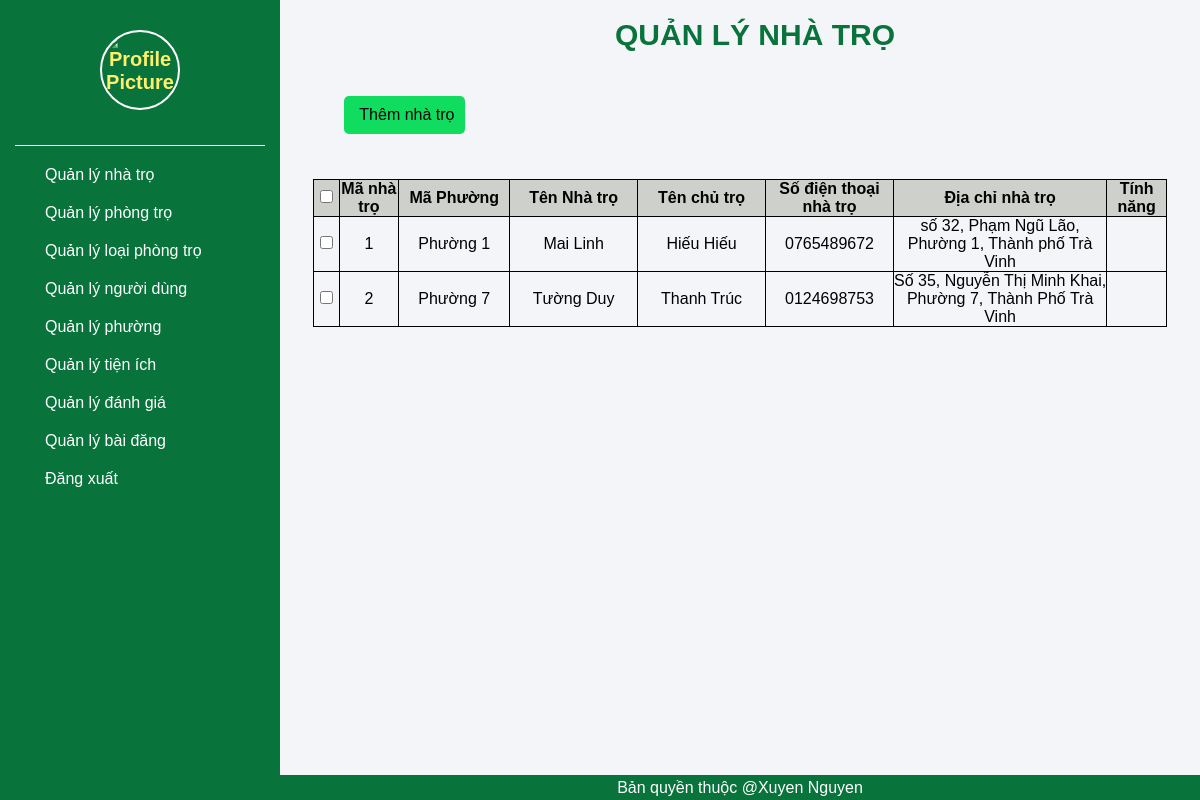
The app's page /scr/qlnhatro.php (signed in) with its own data.
### tables this page shows
CREATE TABLE `nhatro` (
  `mant` int(11) NOT NULL,
  `maphuong` int(11) NOT NULL,
  `tennt` varchar(50) NOT NULL,
  `tenchutro` varchar(30) NOT NULL,
  `sdtnt` varchar(10) NOT NULL,
  `diachint` varchar(100) NOT NULL
);

CREATE TABLE `phuong` (
  `maphuong` int(11) NOT NULL,
  `tenphuong` varchar(30) NOT NULL
);

### scr/qlnhatro.php (the view, shortened to what this page needs)
<?php
include("header_admin.php");
?>
<div>
    <div class="top-center">
        <p> QUẢN LÝ NHÀ TRỌ</p>
    </div>
    <div class="table-center">
        <div class="btn-center">
            <div class="btn-center-bt">
                <a href="them_nhatro.php" class="button button-them">
                    <p>Thêm nhà trọ</p>
                </a>
            </div>
        </div>
        <div class="table">
            <table width="100%" class="table-content">
                <tr style="background-color:#CDD0CB; font-weight:600;">
                    <td width="3%"><input type="checkbox"></td>
                    <td width="7%">Mã nhà trọ</td>
                    <td width="13%">Mã Phường</td>
                    <td width="15%">Tên Nhà trọ</td>
                    <td width="15%">Tên chủ trọ</td>
                    <td width="15%">Số điện thoại nhà trọ</td>
                    <td width="25%">Địa chỉ nhà trọ </td>
                    <td width="10%">Tính năng</td>
                </tr>
                <?php
                    include("ketnoi.php");
                    $sql="select * from nhatro ";
                    $kq=mysqli_query($conn,$sql) or die ("Không thể xuất thông tin người dùng ".mysqli_error());
                    while($row=mysqli_fetch_array($kq))
                    {
                        $phuongs = $row["maphuong"];
                        $sql2 = "SELECT * FROM phuong WHERE maphuong='" . $phuongs . "'";
                        $kq2 = mysqli_query($conn, $sql2) or die("Không thể xuất thông tin người dùng " . mysqli_error());
                        $phuong = mysqli_fetch_array($kq2);
                        echo "<tr>";
                        echo"<td width='3%'><input type='checkbox'></td>";
                        echo "<td> ".$row["mant"]."</td>";
                        $usern=$row["mant"];
                        echo "<td> " . $phuong["tenphuong"] . "</td>";
                        echo "<td class='bang'> ".$row["tennt"]."</td>";
                        echo "<td class='bang'>".$row["tenchutro"]."</td>";
                        echo "<td class='bang'>".$row["sdtnt"]."</td>";
                        echo "<td class='bang'>".$row["diachint"]."</td>";
                        echo "<td class='bang'>
                        <a href='sua_nhatro.php?user=$usern'><ion-icon name='create-outline'></ion-icon></a>
                        <a href='xoa_nhatro.php?user=$usern'><ion-icon name='trash-outline'></ion-icon></a>
                        </td>";
                    }
                    ?>
        </div>
    </div>
</div>
</div>
<?php
include("footer_admin.php");
?>

### scr/css_admin.css (style rules this page uses)
* { margin: 0; padding: 0; box-sizing: border-box; font-family: 'Montserrat', sans-serif; }
.top-center { display: flex; align-items: center; width: 95%; height: 40px; padding-left: 30px; margin: 0 auto; border-radius: 5px; margin-top: 15px; margin-bottom: 20px; justify-content: space-around; }
.top-center p { color: #08733b; font-weight: 700; font-size: 30px; }
.table-center { display: flex; width: 95%; margin: 0 auto; flex-wrap: wrap; padding: 1px 10px; flex-direction: column; margin-bottom: 30px; }
.btn-center { display: flex; justify-content: space-between; align-items: center; width: 95%; margin: 10px auto; padding-bottom: 5px; }
.btn-center-bt { display: flex; align-items: center; }
.button { display: flex; align-items: center; margin: 10px; gap: 5px; border-radius: 5px; justify-content: center; padding: 10px 10px; text-decoration: none; color: black; }
.button-them { background-color: #10dc60; }
table, th, td { border:1px solid black; }
.table-content { border-collapse:collapse; margin-top: 20px; text-align: center; }

### records on screen
nhatro: mant "1", maphuong.tenphuong "Phường 1", tennt "Mai Linh", tenchutro "Hiếu Hiếu", sdtnt "0765489672", diachint "số 32, Phạm Ngũ Lão, Phường 1, Thành phố Trà Vinh"
nhatro: mant "2", maphuong.tenphuong "Phường 7", tennt "Tường Duy", tenchutro "Thanh Trúc", sdtnt "0124698753", diachint "Số 35, Nguyễn Thị Minh Khai, Phường 7, Thành Phố Trà Vinh"
